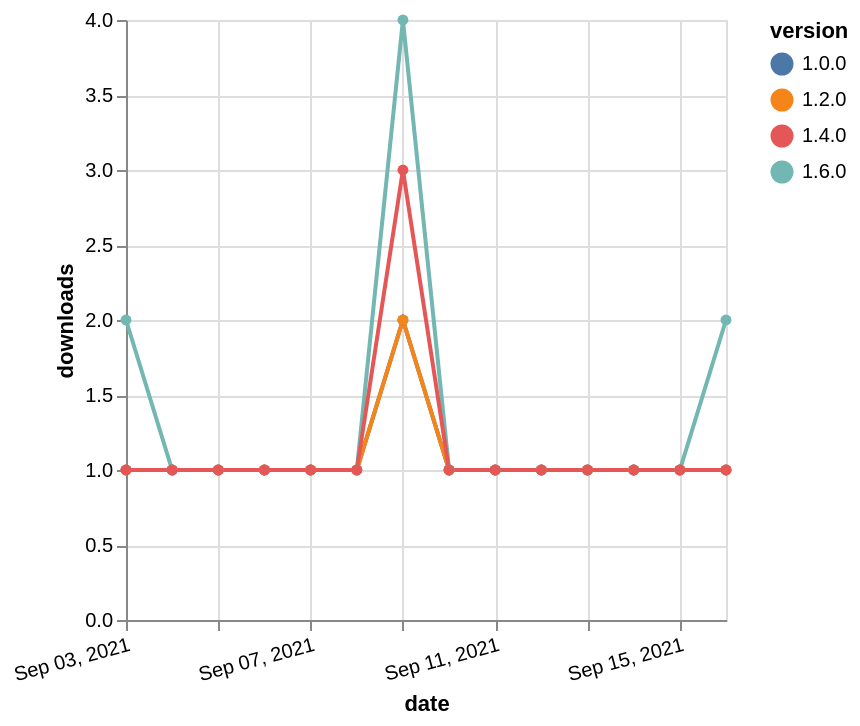

Source (Vega-Lite JSON):
### Vega-Lite specification from a JSON file in a GitHub repository (floating-point values rounded to 4 significant figures)
{"$schema": "https://vega.github.io/schema/vega-lite/v5.json", "description": "A simple bar chart with embedded data.", "data": {"values": [{"date": "2021-09-03", "total": 117, "delta": 2, "version": "1.6.0"}, {"date": "2021-09-04", "total": 118, "delta": 1, "version": "1.6.0"}, {"date": "2021-09-05", "total": 119, "delta": 1, "version": "1.6.0"}, {"date": "2021-09-06", "total": 120, "delta": 1, "version": "1.6.0"}, {"date": "2021-09-07", "total": 121, "delta": 1, "version": "1.6.0"}, {"date": "2021-09-08", "total": 122, "delta": 1, "version": "1.6.0"}, {"date": "2021-09-09", "total": 126, "delta": 4, "version": "1.6.0"}, {"date": "2021-09-10", "total": 127, "delta": 1, "version": "1.6.0"}, {"date": "2021-09-11", "total": 128, "delta": 1, "version": "1.6.0"}, {"date": "2021-09-12", "total": 129, "delta": 1, "version": "1.6.0"}, {"date": "2021-09-13", "total": 130, "delta": 1, "version": "1.6.0"}, {"date": "2021-09-14", "total": 131, "delta": 1, "version": "1.6.0"}, {"date": "2021-09-15", "total": 132, "delta": 1, "version": "1.6.0"}, {"date": "2021-09-16", "total": 134, "delta": 2, "version": "1.6.0"}, {"date": "2021-09-03", "total": 194, "delta": 1, "version": "1.0.0"}, {"date": "2021-09-04", "total": 195, "delta": 1, "version": "1.0.0"}, {"date": "2021-09-05", "total": 196, "delta": 1, "version": "1.0.0"}, {"date": "2021-09-06", "total": 197, "delta": 1, "version": "1.0.0"}, {"date": "2021-09-07", "total": 198, "delta": 1, "version": "1.0.0"}, {"date": "2021-09-08", "total": 199, "delta": 1, "version": "1.0.0"}, {"date": "2021-09-09", "total": 201, "delta": 2, "version": "1.0.0"}, {"date": "2021-09-10", "total": 202, "delta": 1, "version": "1.0.0"}, {"date": "2021-09-11", "total": 203, "delta": 1, "version": "1.0.0"}, {"date": "2021-09-12", "total": 204, "delta": 1, "version": "1.0.0"}, {"date": "2021-09-13", "total": 205, "delta": 1, "version": "1.0.0"}, {"date": "2021-09-14", "total": 206, "delta": 1, "version": "1.0.0"}, {"date": "2021-09-15", "total": 207, "delta": 1, "version": "1.0.0"}, {"date": "2021-09-16", "total": 208, "delta": 1, "version": "1.0.0"}, {"date": "2021-09-03", "total": 167, "delta": 1, "version": "1.2.0"}, {"date": "2021-09-04", "total": 168, "delta": 1, "version": "1.2.0"}, {"date": "2021-09-05", "total": 169, "delta": 1, "version": "1.2.0"}, {"date": "2021-09-06", "total": 170, "delta": 1, "version": "1.2.0"}, {"date": "2021-09-07", "total": 171, "delta": 1, "version": "1.2.0"}, {"date": "2021-09-08", "total": 172, "delta": 1, "version": "1.2.0"}, {"date": "2021-09-09", "total": 174, "delta": 2, "version": "1.2.0"}, {"date": "2021-09-10", "total": 175, "delta": 1, "version": "1.2.0"}, {"date": "2021-09-11", "total": 176, "delta": 1, "version": "1.2.0"}, {"date": "2021-09-12", "total": 177, "delta": 1, "version": "1.2.0"}, {"date": "2021-09-13", "total": 178, "delta": 1, "version": "1.2.0"}, {"date": "2021-09-14", "total": 179, "delta": 1, "version": "1.2.0"}, {"date": "2021-09-15", "total": 180, "delta": 1, "version": "1.2.0"}, {"date": "2021-09-16", "total": 181, "delta": 1, "version": "1.2.0"}, {"date": "2021-09-03", "total": 195, "delta": 1, "version": "1.4.0"}, {"date": "2021-09-04", "total": 196, "delta": 1, "version": "1.4.0"}, {"date": "2021-09-05", "total": 197, "delta": 1, "version": "1.4.0"}, {"date": "2021-09-06", "total": 198, "delta": 1, "version": "1.4.0"}, {"date": "2021-09-07", "total": 199, "delta": 1, "version": "1.4.0"}, {"date": "2021-09-08", "total": 200, "delta": 1, "version": "1.4.0"}, {"date": "2021-09-09", "total": 203, "delta": 3, "version": "1.4.0"}, {"date": "2021-09-10", "total": 204, "delta": 1, "version": "1.4.0"}, {"date": "2021-09-11", "total": 205, "delta": 1, "version": "1.4.0"}, {"date": "2021-09-12", "total": 206, "delta": 1, "version": "1.4.0"}, {"date": "2021-09-13", "total": 207, "delta": 1, "version": "1.4.0"}, {"date": "2021-09-14", "total": 208, "delta": 1, "version": "1.4.0"}, {"date": "2021-09-15", "total": 209, "delta": 1, "version": "1.4.0"}, {"date": "2021-09-16", "total": 210, "delta": 1, "version": "1.4.0"}]}, "width": "container", "mark": {"type": "line", "point": {"filled": true}}, "encoding": {"x": {"field": "date", "type": "temporal", "timeUnit": "yearmonthdate", "title": "date", "axis": {"labelAngle": -15}}, "y": {"field": "delta", "type": "quantitative", "title": "downloads"}, "color": {"field": "version", "type": "nominal"}, "tooltip": {"field": "delta"}}}
